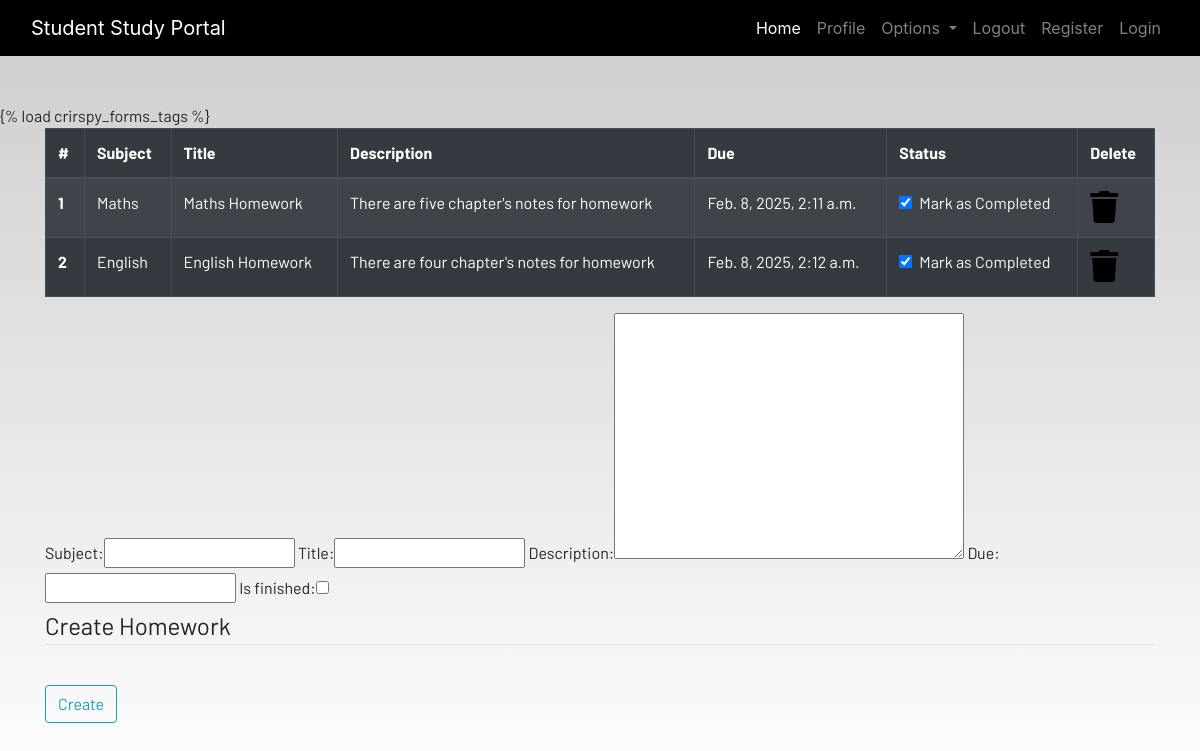
Before: /homework (signed in) with the older database file.
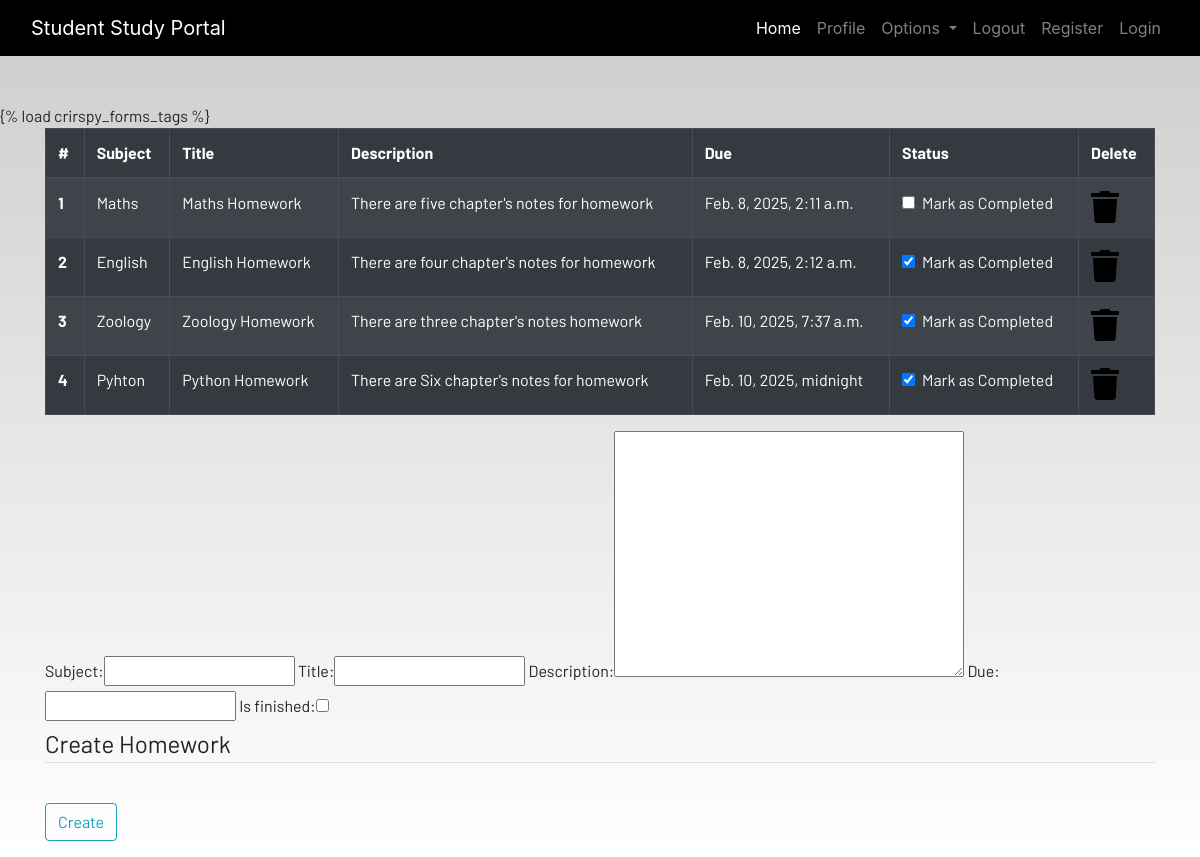
After: the same page with the newer database file.
### dashboard/models.py (models this page shows, shortened)
class Homework(models.Model):
  user=models.ForeignKey(User,on_delete=models.CASCADE)
  subject=models.CharField(max_length=50)
  title=models.CharField(max_length=100)
  description=models.TextField()
  due=models.DateTimeField()
  is_finished=models.BooleanField(default=False)

### dashboard/views.py (the view)
# urls.py: path('homework', views.homework, name='homework'),
def homework(request):
  if request.method == 'POST':
    form = HomeworkForm(request.POST)
    if form.is_valid():
      try:
        finished = request.POST['is_finished']
        if finished == 'on':
          finished =True
        else:
          finished = False
      except :
        finished = False
      homeworks = Homework(
        user = request.user,
        subject =request.POST['subject'],
        title =request.POST['title'],
        description =request.POST['description'],
        due =request.POST['due'],
        is_finished =finished
      )
      homeworks.save()
      messages.success(request,f'Homework Added from {request.user.username}!!')
  else:
    form = HomeworkForm()
  homework=Homework.objects.filter(user=request.user)
  if len (homework) ==0:
    homework_done = True
  else:
    homework_done = False
  context={'homeworks':homework, 'homeworks_done':homework_done, 'form':form,}
  return render(request,'dashboard/homework.html',context)

### dashboard/forms.py
class HomeworkForm(forms.ModelForm):
  class Meta:
    model = Homework
    widgest ={'due':DateInput()}
    fields= ['subject','title','description','due','is_finished']

### dashboard/templates/dashboard/homework.html
{% extends 'dashboard/base.html' %} {% load static %} {% block content %} {%
load crirspy_forms_tags %}
<div class="container">
  {% if not homework_done %}
  <table class="table table-striped table-bordered table-hover table-dark">
    <thead>
      <tr>
        <th scope="col">#</th>
        <th scope="col">Subject</th>
        <th scope="col">Title</th>
        <th scope="col">Description</th>
        <th scope="col">Due</th>
        <th scope="col">Status</th>
        <th scope="col">Delete</th>
      </tr>
    </thead>
    <tbody>
      {% for homework in homeworks %}
      <tr>
        <th scope="row">{{forloop.counter}}</th>
        <td>{{homework.subject}}</td>
        <td>{{homework.title}}</td>
        <td>{{homework.description}}</td>
        <td>{{homework.due}}</td>
        <td>
          <a href="#">
            <div class="form-check">
              {% if homework.is_finished == True %}
              <input
                class="form-check-input"
                type="checkbox"
                value=""
                checked
              />
              {% else %}
              <input class="form-check-input" type="checkbox" value="" />
              {% endif %}
              <label class="form-check-label text-light" for="flexCheckDefault">
                Mark as Completed
              </label>
            </div>
          </a>
        </td>
        <td>
          <a href="#"><i class="fa fa-trash fa-2x"></i></a>
        </td>
      </tr>
      {% endfor %}
    </tbody>
  </table>
  {% else %}
  <h4>All homeworks are completed!! Create to have more!!</h4>
  {% endif %}
</div>
<div class="container">
  <form method="POST">
    {% csrf_token %} {{ form }}
    <fieldset class="form-group">
      <legend class="border-bottom mb-4">Create Homework</legend>
    </fieldset>
    <div class="form-group">
      <button href="" class="btn btn-outline-info" type="submit">Create</button>
    </div>
  </form>
</div>
{% endblock content %}

### dashboard/templates/dashboard/base.html (shortened to what this page needs)
<!DOCTYPE html>
{% load static %}
<html lang="en">
  <head>
    <link
      rel="stylesheet"
      href="https://stackpath.bootstrapcdn.com/bootstrap/4.3.1/css/bootstrap.min.css"
    />
    <link
      rel="stylesheet"
      href="https://use.fontawesome.com/releases/v5.7.2/css/all.css"
    />
    <link rel="stylesheet" href="{% static 'css/main.css' %}" />
  </head>
  <body>
    <header>
      <nav class="navbar navbar-expand-lg navbar-dark bg-dark">
        <div class="container-fluid">
          <a class="navbar-brand" href="#">Student Study Portal</a>
          <div
            class="collapse navbar-collapse justify-content-end"
            id="navbarSupportedContent"
          >
            <ul class="navbar-nav mb-2 mb-lg-0">
              <li class="nav-item">
                <a class="nav-link active" aria-current="page" href="#">Home</a>
              </li>
              <li class="nav-item">
                <a class="nav-link" href="#">Profile</a>
              </li>
              <li class="nav-item dropdown">
                <a
                  class="nav-link dropdown-toggle"
                  href="#"
                  id="navbarDropdown"
                  role="button"
                  data-toggle="dropdown"
                  aria-haspopup="true"
                  aria-expanded="false"
                >
                  Options
                </a>
              </li>
              <li class="nav-item">
                <a class="nav-link" href="#">Logout</a>
              </li>
              <li class="nav-item">
                <a class="nav-link" href="#">Register</a>
              </li>
              <li class="nav-item">
                <a class="nav-link" href="#">Login</a>
              </li>
            </ul>
          </div>
        </div>
      </nav>
    </header>
    <br /><br />
    <main>
       {% block content %} {% endblock content %}
    </main>
  </body>
</html>

### static/css/main.css (style rules this page uses)
html { scroll-behavior: smooth; height: 100%; width: 100%; }
main { font-family: Barlow, Quicksand, Rubik, sans-serif, serif, 'Times New Roman', Times, serif !important; }
.navbar { background-color: rgb(0, 0, 0) !important; }
a { text-decoration: none !important; color: black; }
html, body { max-width: 100%; overflow-x: hidden; height: 100%; width: 100%; }
body { background: linear-gradient(rgba(0, 0, 0, 0.2), rgba(255, 255, 255, 0.5)); overflow-x: hidden; background-repeat: no-repeat; }
.fa { color: black; }

Changed rows visible on the page:
changed Homework "Maths": value "☑" → "☐"
added Homework: subject "Zoology", title "Zoology Homework", description "There are three chapter's notes homework", due "Feb. 10, 2025, 7:37 a.m."
added Homework: subject "Pyhton", title "Python Homework", description "There are Six chapter's notes for homework", due "Feb. 10, 2025, midnight"
